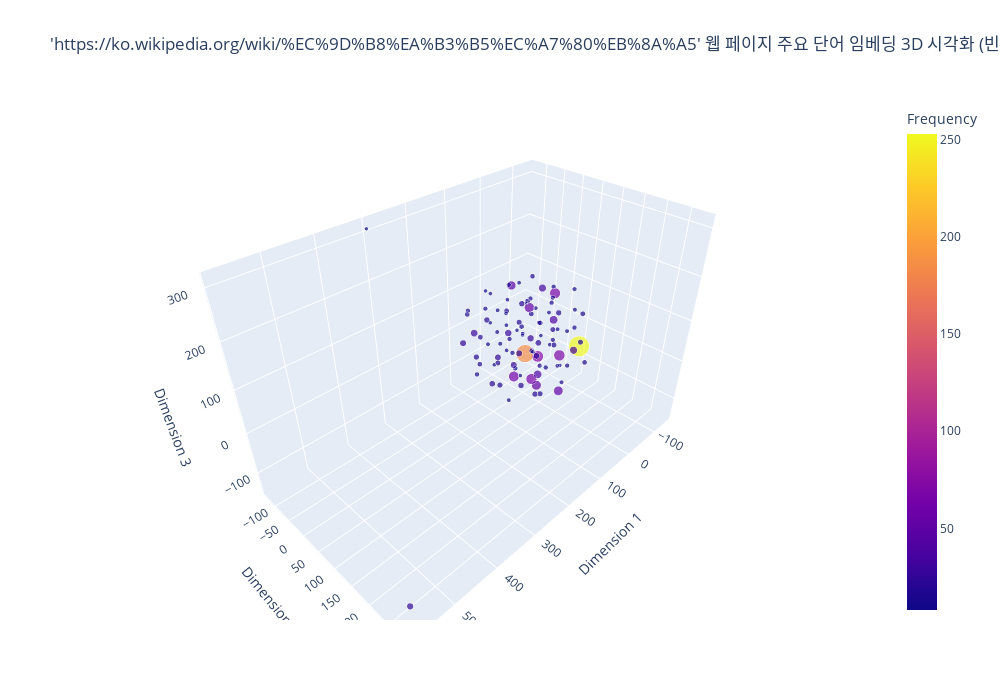

The code cell stored with this chart in its notebook:
### Code cell
if 'df_words' in locals() and not df_words.empty:
    print("\n--- 3D 시각화 생성 중 (빈도 반영) ---")
    fig_3d = px.scatter_3d(df_words, 
                           x='Dimension 1', 
                           y='Dimension 2', 
                           z='Dimension 3',
                           color='Frequency', # 빈도에 따라 색상도 다르게 할 수 있습니다. (선택 사항)
                           size='Frequency',  # 점의 크기를 빈도에 비례하게 설정
                           hover_name='Word',
                           hover_data={'Frequency': True, 'Dimension 1': False, 'Dimension 2': False, 'Dimension 3': False}, # 호버 데이터에 빈도 포함
                           title=f"'{url_to_visualize}' 웹 페이지 주요 단어 임베딩 3D 시각화 (빈도 반영)",
                           height=700, width=1000)
    fig_3d.show()

    print("\n--- 시각화된 주요 키워드 목록 (빈도 포함) ---")
    # DataFrame에서 키워드와 빈도 출력 (더 정확)
    for index, row in df_words.iterrows():
        print(f"{index+1}. {row['Word']} (빈도: {int(row['Frequency'])})")
else:
    print("시각화할 단어 데이터가 준비되지 않았습니다. 이전 단계를 확인해주세요.")

### Figure 1 — Plotly figure (JSON) as saved in the notebook; plotly's stock layout.template omitted (floating-point values rounded to 4 significant figures)
{"data": [{"customdata": [[253], [186], [75], [70], [67], [66], [63], [57], [53], [51], [46], [40], [40], [35], [34], [30], [28], [27], [26], [25], [25], [25], [24], [23], [22], [21], [21], [20], [20], [20], [19], [19], [18], [18], [18], [17], [17], [17], [17], [17], [16], [16], [16], [16], [16], [15], [15], [15], [15], [15], [15], [14], [14], [13], [13], [13], [13], [13], [13], [13], [13], [13], [13], [13], [13], [13], [13], [12], [12], [12], [11], [11], [11], [11], [11], [11], [11], [11], [10], [10], [10], [10], [10], [10], [10], [10], [10], [10], [10], [10], [9], [9], [9], [9], [9], [9], [9], [9], [9], [8]], "hovertemplate": "<b>%{hovertext}</b><br><br>Frequency=%{marker.color}<extra></extra>", "hovertext": ["지능", "인공", "기술", "시스템", "연구", "문제", "기계", "컴퓨터", "인간", "사용", "프로그램", "공학", "대한", "분야", "사람", "문서", "다른", "이론", "대해", "스키", "논리", "전문가", "해결", "학습", "주장", "연구자", "성공", "개발", "생각", "프로젝트", "인식", "추론", "개념", "과학", "언어", "지식", "신경망", "모든", "접근", "가지", "위해", "튜링", "형태", "포함", "목표", "구가", "또한", "능력", "매카시", "정의", "일반", "처리", "이용", "주의", "행동", "방법", "실제", "우리", "산업", "세계", "에이전트", "때문", "네트워크", "자금", "로봇", "발전", "역사", "미래", "매우", "관련", "위키데이터", "정보", "가장", "마빈", "지원", "증명", "시작", "속성", "사이먼", "계속", "구현", "기반", "달러", "탄생", "정도", "방식", "게임", "대화", "가능성", "결과", "투자", "철학", "패러다임", "초기", "모델", "계산", "산업혁명", "현재", "비판", "수행"], "legendgroup": "", "marker": {"color": [253, 186, 75, 70, 67, 66, 63, 57, 53, 51, 46, 40, 40, 35, 34, 30, 28, 27, 26, 25, 25, 25, 24, 23, 22, 21, 21, 20, 20, 20, 19, 19, 18, 18, 18, 17, 17, 17, 17, 17, 16, 16, 16, 16, 16, 15, 15, 15, 15, 15, 15, 14, 14, 13, 13, 13, 13, 13, 13, 13, 13, 13, 13, 13, 13, 13, 13, 12, 12, 12, 11, 11, 11, 11, 11, 11, 11, 11, 10, 10, 10, 10, 10, 10, 10, 10, 10, 10, 10, 10, 9, 9, 9, 9, 9, 9, 9, 9, 9, 8], "coloraxis": "coloraxis", "size": [253, 186, 75, 70, 67, 66, 63, 57, 53, 51, 46, 40, 40, 35, 34, 30, 28, 27, 26, 25, 25, 25, 24, 23, 22, 21, 21, 20, 20, 20, 19, 19, 18, 18, 18, 17, 17, 17, 17, 17, 16, 16, 16, 16, 16, 15, 15, 15, 15, 15, 15, 14, 14, 13, 13, 13, 13, 13, 13, 13, 13, 13, 13, 13, 13, 13, 13, 12, 12, 12, 11, 11, 11, 11, 11, 11, 11, 11, 10, 10, 10, 10, 10, 10, 10, 10, 10, 10, 10, 10, 9, 9, 9, 9, 9, 9, 9, 9, 9, 8], "sizemode": "area", "sizeref": 0.6325, "symbol": "circle"}, "mode": "markers", "name": "", "scene": "scene", "showlegend": false, "type": "scatter3d", "x": [-112.1, -17.4, -19.58, -44.64, -39.83, -140.2, 47.07, 53.42, 79.35, 28.5, -9.266, -7.714, -115.3, 2.154, -36.0, 48.81, 23.59, -61.18, 578.8, 88.14, 99.51, 22.9, 112.9, 35.19, -0.9974, 2.838, 65.29, 39.61, 16.39, 61.35, 63.78, -37.9, -61.88, -9.636, 119.1, -64.91, 0.4014, 32.19, 72.11, -76.22, -127.9, 10.68, -21.33, -97.38, 114.2, -73.23, -21.51, 131.0, -73.45, 67.44, 8.468, 10.27, -67.07, -47.96, -13.18, -65.63, -87.41, 104.6, -51.14, -10.45, 17.08, -106.2, -23.86, 109.5, -7.066, -25.17, -120.6, 9.6, 47.95, -102.2, 88.76, -23.28, 20.05, 117.6, -135.0, -25.38, 69.57, -89.68, 67.99, -70.47, -45.53, -72.0, 41.91, 70.93, -109.6, -71.3, 86.63, 68.02, 19.38, 58.11, -38.89, -80.27, 22.67, 49.24, -41.73, 16.57, -88.39, 12.92, -20.88, 305.2], "y": [68.18, -13.91, 22.56, 64.41, -8.433, -34.03, 11.12, 51.24, 103.3, 123.8, -55.61, 35.08, -13.21, 134.0, 10.64, -114.2, -30.86, -35.34, 284.8, 105.3, 55.65, 2.862, -83.85, -50.01, 37.1, -3.769, -38.27, 69.45, -0.8256, -61.04, -92.03, 58.06, -73.7, 44.74, 35.85, 103.5, 81.03, 99.28, -15.47, -41.94, -106.2, -49.26, -4.424, 79.52, -28.17, -21.7, -30.98, -13.19, 114.7, -116.9, 46.4, -17.35, -44.57, -98.04, -59.33, 15.64, -64.08, -75.52, 23.74, 113.1, 59.41, -13.03, 112.6, -43.62, 62.88, -59.18, -14.52, -116.6, 63.43, 47.68, 35.75, 93.03, -67.9, 32.76, 31.0, -83.4, -49.0, 47.29, 49.71, -121.1, 53.08, 14.99, 125.6, 8.579, -64.48, 5.967, -5.425, 47.9, -8.254, -5.384, 12.75, -95.69, 10.83, -62.69, -38.08, -78.58, 36.46, -112.9, -129.8, -124.6], "z": [-46.99, -61.5, -52.69, -41.52, -144.6, 41.53, -80.79, 118.4, -38.03, -69.76, 104.2, -91.19, -12.29, 28.48, 112.9, -21.04, 5.824, -49.6, -93.45, 42.58, 0.3969, -33.28, -4.19, -64.56, -0.0898, -138.4, -118.3, -103.0, 90.79, 43.52, -70.16, 70.12, -22.09, -143.2, -52.75, 2.876, 15.85, 77.38, -44.25, -96.23, -4.217, 50.26, 47.85, 51.32, 37.8, -5.737, 2.753, -16.55, -50.4, 36.53, 59.7, -91.45, 109.2, 74.6, -40.39, 66.46, 36.19, 78.92, -99.68, -28.0, -41.61, 79.74, 63.02, -71.02, 121.8, -85.58, -72.0, 27.17, 12.24, 98.81, -111.5, -91.1, -9.962, 51.65, 25.71, 14.29, -11.21, -5.023, 61.42, 16.92, 22.51, -48.98, 4.42, 0.7606, 0.7087, 34.4, 102.0, -47.82, 139.7, 53.14, -9.74, -62.97, 19.36, 103.9, 53.6, -109.6, -106.2, 76.62, -30.39, 312.3]}], "layout": {"coloraxis": {"colorbar": {"title": {"text": "Frequency"}}, "colorscale": [[0, "#0d0887"], [0.1111, "#46039f"], [0.2222, "#7201a8"], [0.3333, "#9c179e"], [0.4444, "#bd3786"], [0.5556, "#d8576b"], [0.6667, "#ed7953"], [0.7778, "#fb9f3a"], [0.8889, "#fdca26"], [1, "#f0f921"]]}, "height": 700, "legend": {"itemsizing": "constant", "tracegroupgap": 0}, "scene": {"domain": {"x": [0, 1], "y": [0, 1]}, "xaxis": {"title": {"text": "Dimension 1"}}, "yaxis": {"title": {"text": "Dimension 2"}}, "zaxis": {"title": {"text": "Dimension 3"}}}, "title": {"text": "'https://ko.wikipedia.org/wiki/%EC%9D%B8%EA%B3%B5%EC%A7%80%EB%8A%A5' 웹 페이지 주요 단어 임베딩 3D 시각화 (빈도 반영)"}, "width": 1000}}
